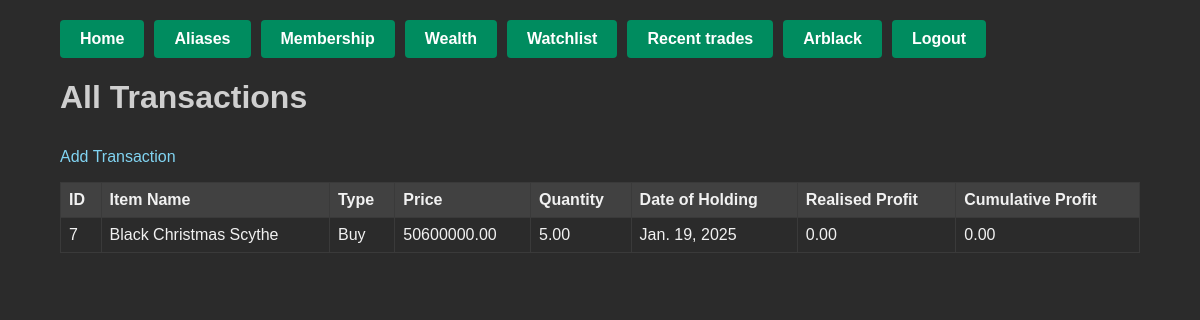
Page /transactions/ (signed in) on the committed database.
### trades/models.py (models this page shows, shortened)
class Transaction(models.Model):
    BUY = 'Buy'
    SELL = 'Sell'
    TYPE_CHOICES = [
        (BUY, 'Buy'),
        (SELL, 'Sell'),
    ]
    user = models.ForeignKey(User, on_delete=models.CASCADE, null=True, blank=True)
    item = models.ForeignKey(Item, on_delete=models.CASCADE)
    trans_type = models.CharField(max_length=4, choices=TYPE_CHOICES, default=BUY)
    price = models.FloatField()
    quantity = models.FloatField()
    date_of_holding = models.DateField(default=timezone.now)
    realised_profit = models.FloatField(default=0.0)
    cumulative_profit = models.FloatField(default=0.0)

class Item(models.Model):
    name = models.CharField(max_length=200, unique=True)

### trades/views.py (the view)
# urls.py: path('transactions/', views.transaction_list, name='transaction_list'),
@login_required
def transaction_list(request):
    transactions = Transaction.objects.filter(user=request.user).order_by('-date_of_holding')
    return render(request, 'trades/transaction_list.html', {'transactions': transactions})

### trades/templates/trades/transaction_list.html (shortened to what this page needs)
{% load static %}
<!DOCTYPE html>
<html>
<head>
    <link rel="stylesheet" href="{% static 'trades/css/dark_theme.css' %}">
</head>
<body>
<div class="container">
    <div class="top-nav">
        <ul class="nav-buttons">
            <li><a href="{% url 'trades:index' %}">Home</a></li>
            <li><a href="{% url 'trades:alias_list' %}">Aliases</a></li>
            <li><a href="{% url 'trades:membership_list' %}">Membership</a></li>
            <li><a href="{% url 'trades:wealth_list' %}">Wealth</a></li>
            <li><a href="{% url 'trades:watchlist_list' %}">Watchlist</a></li>
            <li><a href="{% url 'trades:recent_trades' %}">Recent trades</a></li>
            {% if user.is_authenticated %}
                <li><a href="{% url 'trades:account_page' %}">{{ user.username }}</a></li>
                <li><a href="{% url 'trades:logout_view' %}">Logout</a></li>
            {% else %}
                <li><a href="{% url 'trades:login_view' %}">Account</a></li>
            {% endif %}
        </ul>
    </div>
    <h1>All Transactions</h1>
    <p>
      <a href="{% url 'trades:transaction_add' %}">Add Transaction</a>
    </p>
    <table>
        <thead>
            <tr>
                <th>ID</th>
                <th>Item Name</th>
                <th>Type</th>
                <th>Price</th>
                <th>Quantity</th>
                <th>Date of Holding</th>
                <th>Realised Profit</th>
                <th>Cumulative Profit</th>
            </tr>
        </thead>
        <tbody>
        {% for t in transactions %}
            <tr>
                <td>{{ t.id }}</td>
                <td>{{ t.item.name }}</td>
                <td>{{ t.trans_type }}</td>
                <td>{{ t.price|floatformat:2 }}</td>
                <td>{{ t.quantity|floatformat:2 }}</td>
                <td>{{ t.date_of_holding }}</td>
                <td>{{ t.realised_profit|floatformat:2 }}</td>
                <td>{{ t.cumulative_profit|floatformat:2 }}</td>
            </tr>
        {% endfor %}
        </tbody>
    </table>
</div>
</body>
</html>

### trades/static/trades/css/dark_theme.css (style rules this page uses)
html, body { margin: 0; padding: 0; background-color: #2b2b2b; color: #f1f1f1; font-family: Arial, sans-serif; }
.container { width: 90%; margin: 0 auto; padding: 20px; }
h1, h2, h3 { color: #cfcfcf; margin-bottom: 1em; }
table { width: 100%; border-collapse: collapse; margin-top: 1em; }
table, th, td { border: 1px solid #3a3a3a; }
th { background-color: #414141; color: #f1f1f1; text-align: left; padding: 8px; }
td { padding: 8px; }
a { color: #81d4f2; text-decoration: none; }
.top-nav { margin-bottom: 20px; }
.top-nav .nav-buttons { list-style: none; display: flex; gap: 10px; padding: 0; margin: 0; }
.top-nav .nav-buttons li a { background-color: #008c5f; color: #fff; padding: 10px 20px; text-decoration: none; border-radius: 4px; font-weight: bold; display: inline-block; }

### trades/templates/trades/transaction_list.html (style rules this page uses)
.top-nav { margin-bottom: 20px; }
.top-nav .nav-buttons { list-style: none; display: flex; gap: 10px; padding: 0; margin: 0; }
.top-nav .nav-buttons li a { background-color: #008c5f; color: #fff; padding: 10px 20px; text-decoration: none; border-radius: 4px; font-weight: bold; display: inline-block; }

### rows in the picture
Transaction: id "7", item.name "Black Christmas Scythe", trans_type "Buy", price "50600000.00", quantity "5.00", date_of_holding "Jan. 19, 2025", realised_profit "0.00", cumulative_profit "0.00"

### other values in the picture
{{ user.username }} "Arblack"
